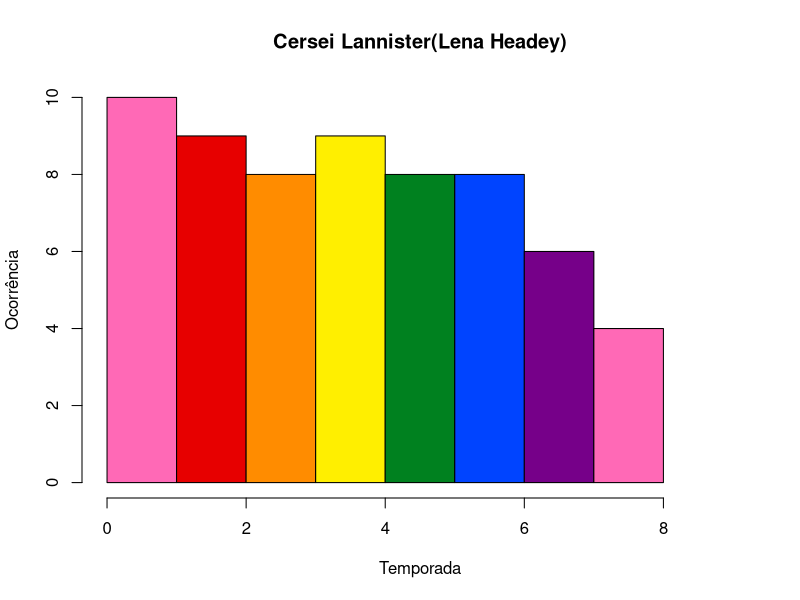

Generate this figure with R:
#Projeto de Estatística
#Gabriel Braz Cavalcante Silva (gbcs)
#Eduardo Guimarães Medeiros (egm3)

got = read.csv("planilha_got.csv")

#Primeira Questão:
print(got)

#Segunda e Terceira Questão:
#  Utilizamos a função table() para calcular a moda, tal função retorna a frequência de cada elemento do vetor,
# depois obtemos o elemento de maior frequência.
moda = function(nota){
  aux = as.numeric(names(which.max(table(nota))))
  return(aux)
}
result1 = mean(got$Nota)
result2 = sd(got$Nota)
result3 = moda(got$Nota)
print(result1)
print(result2)
print(result3)

#Terceira Questão:
# Todas as funções já estavam implementadas na linguagem R
result1 = mean(got$Audiencia.Em.milhoes.)
result2 = sd(got$Audiencia.Em.milhoes.)
result3 = median(got$Audiencia.Em.milhoes.)
print(result1)
print(result2)
print(result3)

#Quarta Questâo:
# Itera pelo vetor de notas, e armazena o nome dos episódios de nota >= a 9
nota_9 = function(){
  nome = c()
  for (i in 1:length(got$Nota)){
    if (got$Nota[i] >= 9){
      nome = c(nome, toString(got$Episodio[i]))
    }
  }
  return(nome)
}
res = nota_9()
print(res)

#Quinta Questão:
# A função minimax() encontra onde começa e termina a temporada t; e retorna o episódio de menor e maior nota da temporada.
# A função notas() utiliza a função minimax() para todas as temporadas, armazenando em um dataframe os episódios e as notas.

b = length(table(got$Temporada))
minimax = function(t){
  len = table(got$Temporada)
  s = 0
  m = data.frame(nm = c(), nt = c())
  if (t > 1){
    for(i in 1:(t-1)){
      s = s + as.numeric(len[i])
    }
  }
  x = s + 1
  for (i in 1:len[t]){
    m = data.frame(nm = c(as.character(m$nm), as.character(got$Episodio[x])), nt = c(m$nt, got$Nota[x]))
    x = x + 1
  }
  a = which.max(m$nt) + s
  b = which.min(m$nt) + s
  maximo = data.frame(ep_max = got$Episodio[a], nt_max = got$Nota[a])
  minimo = data.frame(ep_min = got$Episodio[b], nt_min = got$Nota[b])
  resp = data.frame(minimo, maximo)
  return(resp)
}

notas = function(){
  ep = c()
  nt = c()
  te = c()
  for (i in 1:b) {
    aux = minimax(i)
    ep = c(ep, toString(aux$ep_min), toString(aux$ep_max))
    nt = c(nt, aux$nt_min, aux$nt_max)
    te = c(te, i, i)
  }
  resp = data.frame(TÍTULO = ep, NOTA = nt, TEMPORADA = te)
  return(resp)
}

res = notas()
print(res)

#Sexta Questão:
# Equanto iteramos pelo vetor de temporadas, armazenamos os elementos de cada temporada.
# Quando mudamos de temporada, calculamos o desvio padrão da temporada anterior e o armazenamos em um vetor.
# Por fim retornamos a temporada de menor desvio padrão.
desivo_padrao = function(){
  c = length(got$Temporada)
  t = 1
  dp = c()
  au = c()
  for (i in 1:c){
    if (got$Temporada[i] == t){
      au = c(au, got$Audiencia.Em.milhoes.[i])
    }else {
      dpt = sd(au)
      dp = c(dp, dpt)
      t = t + 1
      au = c(got$Audiencia.Em.milhoes.[i])
    }
  }
  return(which.min(dp))
}
res = desivo_padrao()
print(res)


#Sétima Questão
# Itera pelo vetor de personagens e armazena os episódios em que ele aparece.
personagem = function(nome){
  c = length(got$Temporada)
  m = c()
  for (i in 1:c){
    a = got$Personagens[i]
    p = unlist(strsplit(as.character(a), ","))
    if(any(p == nome)) {
      m = c(m, got$Nota[i])
    }
  }
  me = mean(m)
  return(me)
}
nome = "Brienne of Tarth(Gwendoline Christie)"
res = personagem(nome)
print(res)


#Oitava Questão:
# Primeiramente, encontramos os episódios em que a temporada t começa e termina.
# Então armazenamos todos os personagens de cada episódio em um vetor. Em seguida usamos a função table() para termos
# a frequência de cada personagem. Por fim, retornamos os personagens que possuem frequência = 1.
unico_episodio = function(t){
  len = table(got$Temporada)
  s = 1
  if (t > 1){
    for(i in 1:(t-1)){
      s = s + as.numeric(len[i])
    }
  }
  p = c()
  for (i in 1:len[t]){
    a = got$Personagens[s]
    au = unlist(strsplit(as.character(a), ","))
    p = c(p, au)
    s = s + 1
  }
  g = table(p)
  p= c()
  for(i in 1:length(g)) {
    if (g[i] == 1){
      p = c(p, names(g[i]))
    }
  }
  return(p)
}

t = 4
res = unico_episodio(t)
print(res)


#Nona Questão:
# De início, calculamos a frequência do personagem em cada temporada, para isso utilizamos um metódo
# semelhante ao da sexta questão. Dessa forma, utilizamos um inteiro, indicando a temporada, para  
# cada episódio que o personagem aparece. Por fim, passamos esse vetor para o histograma.
histograma = function(nome) {
  c = length(got$Temporada)
  t = 1
  i = 1
  qq = c()
  while (i <= c){
    if (got$Temporada[i] == t){
      a = got$Personagens[i]
      au = unlist(strsplit(as.character(a), ","))
      if (any(au == nome)){
        qq = c(qq, t)
      }
      i = i + 1
    }else {
      t = t + 1
    }
  }
  brk = c(0, 1, 2, 3, 4, 5, 6, 7, 8)
  #color = c("hot pink","red","orange","yellow","green", "turquoise", "blue", "purple")
  color = c("#FF69B6", "#E70000", "#FF8C00", "#FFEF00", "#00811F", "#0044FF", "#760089")
  xl = "Temporada"
  yl = "Ocorrência"
  graph = hist(qq, main = nome, xlab = xl, ylab = yl, xlim = c(0, 9), ylim = c(0, 10), right = TRUE, breaks = brk, col = color, border = "black")
} 

#nome = "Bran Stark(Isaac Hempstead)"
#nome = "Eddard 'Ned' Stark(Sean Bean)"
nome = "Cersei Lannister(Lena Headey)"
histograma(nome)
